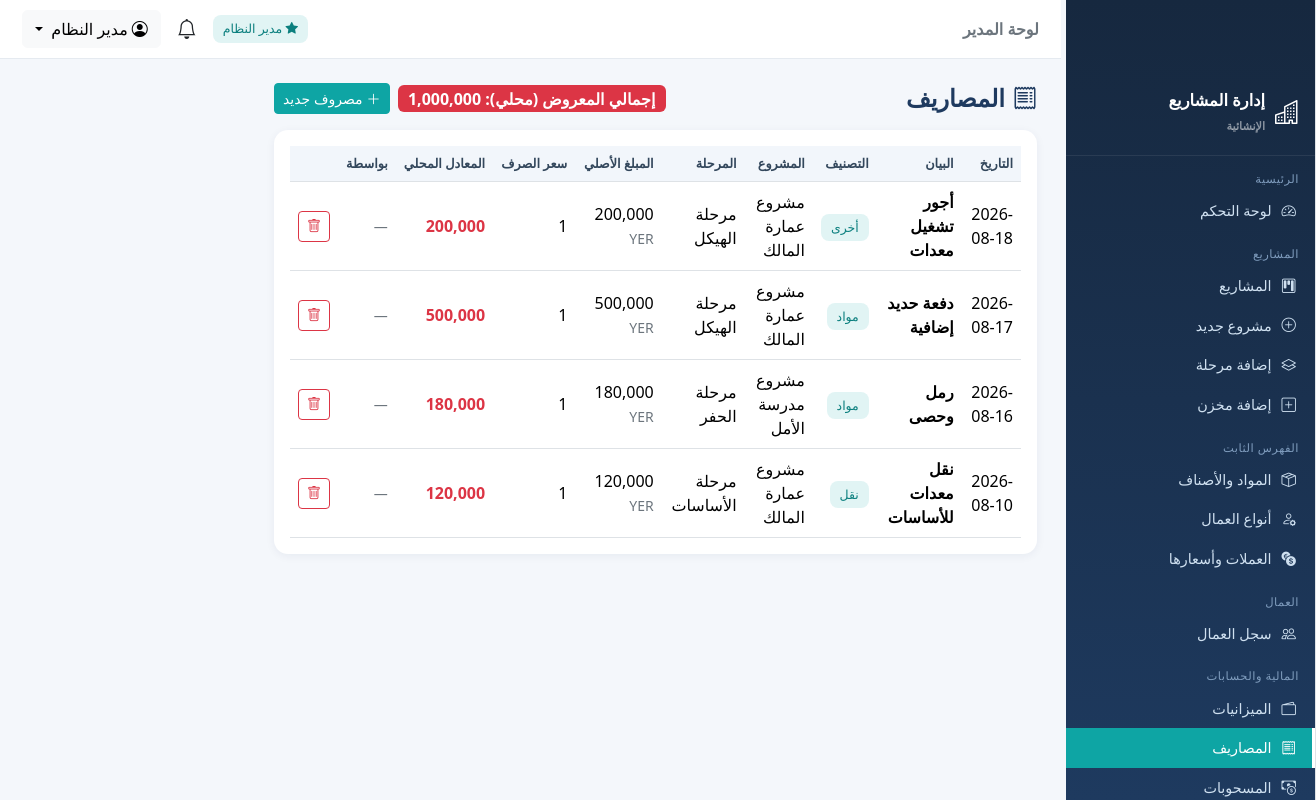
/expenses (signed in), run on the app's committed database.
### tables this page shows
CREATE TABLE users (
  id INTEGER PRIMARY KEY AUTOINCREMENT,
  username VARCHAR(100) NOT NULL UNIQUE,
  password_hash VARCHAR(255) NOT NULL,
  full_name VARCHAR(200) NOT NULL,
  role TEXT NOT NULL DEFAULT 'supervisor',
  project_id INT DEFAULT NULL ,
  phone VARCHAR(50) DEFAULT NULL,
  is_active INTEGER DEFAULT 1,
  created_at TIMESTAMP DEFAULT CURRENT_TIMESTAMP,
  CONSTRAINT fk_user_project FOREIGN KEY (project_id) REFERENCES projects(id) ON DELETE SET NULL
);

CREATE TABLE expenses (
  id INTEGER PRIMARY KEY AUTOINCREMENT,
  project_id INT NOT NULL,
  phase_id INT DEFAULT NULL,
  category VARCHAR(100) DEFAULT 'أخرى',
  description VARCHAR(255) DEFAULT NULL,
  amount DECIMAL(18,3) NOT NULL DEFAULT 0,
  currency_id INT NOT NULL,
  exchange_rate DECIMAL(18,6) NOT NULL DEFAULT 1,
  amount_local DECIMAL(18,3) NOT NULL DEFAULT 0,
  expense_date DATE NOT NULL,
  created_by INT DEFAULT NULL,
  created_at TIMESTAMP DEFAULT CURRENT_TIMESTAMP,
  CONSTRAINT fk_exp_proj FOREIGN KEY (project_id) REFERENCES projects(id) ON DELETE CASCADE,
  CONSTRAINT fk_exp_phase FOREIGN KEY (phase_id) REFERENCES phases(id) ON DELETE SET NULL,
  CONSTRAINT fk_exp_cur FOREIGN KEY (currency_id) REFERENCES currencies(id),
  CONSTRAINT fk_exp_user FOREIGN KEY (created_by) REFERENCES users(id) ON DELETE SET NULL
);

CREATE TABLE projects (
  id INTEGER PRIMARY KEY AUTOINCREMENT,
  name VARCHAR(200) NOT NULL,
  code VARCHAR(50) DEFAULT NULL,
  location VARCHAR(200) DEFAULT NULL,
  start_date DATE DEFAULT NULL,
  end_date DATE DEFAULT NULL,
  status TEXT DEFAULT 'active',
  description TEXT,
  created_at TIMESTAMP DEFAULT CURRENT_TIMESTAMP
);

CREATE TABLE phases (
  id INTEGER PRIMARY KEY AUTOINCREMENT,
  project_id INT NOT NULL,
  name VARCHAR(200) NOT NULL,
  description TEXT,
  start_date DATE DEFAULT NULL,
  end_date DATE DEFAULT NULL,
  status TEXT DEFAULT 'active',
  created_at TIMESTAMP DEFAULT CURRENT_TIMESTAMP,
  CONSTRAINT fk_phases_project FOREIGN KEY (project_id) REFERENCES projects(id) ON DELETE CASCADE
);

CREATE TABLE currencies (
  id INTEGER PRIMARY KEY AUTOINCREMENT,
  code VARCHAR(10) NOT NULL UNIQUE,
  name_ar VARCHAR(100) NOT NULL,
  rate_to_local DECIMAL(18,6) NOT NULL DEFAULT 1 ,
  is_local INTEGER NOT NULL DEFAULT 0,
  created_at TIMESTAMP DEFAULT CURRENT_TIMESTAMP
);

### finance.py (the view)
@finance_bp.route('/expenses')
@require_roles('admin', 'supervisor')
def list_expenses():
    spid = scope_project_id()
    sql = """SELECT e.*, p.name AS project_name, ph.name AS phase_name, c.code AS cur_code,
                    u.full_name AS created_by_name
             FROM expenses e
             JOIN projects p ON p.id=e.project_id
             LEFT JOIN phases ph ON ph.id=e.phase_id
             JOIN currencies c ON c.id=e.currency_id
             LEFT JOIN users u ON u.id=e.created_by
             WHERE 1=1"""
    params = []
    if spid:
        sql += " AND e.project_id=%s"
        params.append(spid)
    sql += " ORDER BY e.expense_date DESC, e.id DESC"
    items = db_query(sql, params)
    return render_template('expenses/list.html', items=items)

### app.py (called while the page is built)
@app.context_processor
def inject_globals():
    u = g.get('current_user')
    unread = 0
    if u:
        unread = db.db_query("SELECT COUNT(*) AS c FROM notifications WHERE user_id=%s AND is_read=0",
                             (u['id'],), one=True)['c']
    return {
        'cur_user': u,
        'is_admin': is_admin(),
        'scope_pid': scope_project_id(),
        'unread_count': unread,
        'today': date.today(),
        'money': db.money,
        'cur_name': lambda cid: (db.cur_by_id(cid) or {}).get('name_ar', ''),
        'cur_code': lambda cid: (db.cur_by_id(cid) or {}).get('code', ''),
        'APP_NAME': 'نظام إدارة المشاريع الإنشائية',
    }

### auth.py (called while the page is built)
def current_user():
    uid = session.get('user_id')
    if not uid:
        return None
    return db_query("SELECT * FROM users WHERE id=%s", (uid,), one=True)

@auth_bp.before_app_request
def load_user():
    g.current_user = current_user()

def require_login(fn):
    @wraps(fn)
    def wrapper(*args, **kwargs):
        if not session.get('user_id'):
            return redirect(url_for('auth.login', next=request.path))
        return fn(*args, **kwargs)
    return wrapper

def require_roles(*roles):
    def deco(fn):
        @wraps(fn)
        @require_login
        def wrapper(*args, **kwargs):
            u = g.get('current_user')
            if not u or u['role'] not in roles:
                flash('ليست لديك صلاحية الوصول إلى هذه الصفحة', 'warning')
                return redirect(url_for('dashboard.index'))
            return fn(*args, **kwargs)
        return wrapper
    return deco

def is_admin():
    u = g.get('current_user')
    return bool(u and u['role'] == 'admin')

def scope_project_id():
    u = g.get('current_user')
    if not u or u['role'] == 'admin':
        return None
    return u['project_id']

### db.py (called while the page is built)
def _translate_sql(sql):
    out, i, n = [], 0, len(sql)
    in_str, quote = False, None
    while i < n:
        ch = sql[i]
        if in_str:
            out.append(ch)
            if ch == quote:
                in_str = False
            i += 1; continue
        if ch in ("'", '"'):
            in_str = True; quote = ch; out.append(ch); i += 1; continue
        if ch == '%' and i + 1 < n and sql[i + 1] == 's':
            out.append('?'); i += 2; continue
        out.append(ch); i += 1
    text = ''.join(out)
    text = re.sub(r"(\w+)\s*<=>\s*\?",
                  r"(\1 IS ? OR (\1 IS NULL AND ? IS NULL))",
                  text)
    return text

### templates/expenses/list.html (shortened to what this page needs)
{% extends 'base.html' %}
{% block content %}
<div class="d-flex justify-content-between align-items-center mb-3 flex-wrap gap-2">
  <h4 class="page-title mb-0"><i class="bi bi-receipt me-2"></i>المصاريف</h4>
  <div class="d-flex gap-2 align-items-center">
    {% set total = items|sum(attribute='amount_local') %}
    <span class="badge bg-danger fs-6">إجمالي المعروض (محلي): {{ money(total) }}</span>
    <a class="btn btn-sm btn-primary" href="{{ url_for('finance.add_expense') }}"><i class="bi bi-plus-lg me-1"></i>مصروف جديد</a>
  </div>
</div>
<div class="card p-3">
  <div class="table-responsive">
  <table class="table table-hover align-middle mb-0">
    <thead><tr><th>التاريخ</th><th>البيان</th><th>التصنيف</th><th>المشروع</th><th>المرحلة</th><th>المبلغ الأصلي</th><th>سعر الصرف</th><th>المعادل المحلي</th><th>بواسطة</th><th class="text-end"></th></tr></thead>
    <tbody>
    {% for e in items %}
      <tr>
        <td>{{ e.expense_date }}</td>
        <td class="fw-semibold">{{ e.description or '—' }}</td>
        <td><span class="badge-soft">{{ e.category or 'أخرى' }}</span></td>
        <td>{{ e.project_name }}</td>
        <td>{{ e.phase_name or '—' }}</td>
        <td>{{ money(e.amount) }} <small class="text-secondary">{{ e.cur_code }}</small></td>
        <td>{{ e.exchange_rate }}</td>
        <td class="fw-semibold text-danger">{{ money(e.amount_local) }}</td>
        <td class="small text-secondary">{{ e.created_by_name or '—' }}</td>
        <td class="text-end">
          {% if is_admin %}
          <form method="post" action="{{ url_for('finance.delete_expense', eid=e.id) }}" onsubmit="return confirm('حذف المصروف؟')">
            <button class="btn btn-sm btn-outline-danger"><i class="bi bi-trash"></i></button>
          </form>
          {% endif %}
        </td>
      </tr>
    {% else %}<tr><td colspan="10" class="text-center text-secondary py-4">لا توجد مصاريف مسجلة</td></tr>{% endfor %}
    </tbody>
  </table>
  </div>
</div>
{% endblock %}

### templates/base.html (shortened to what this page needs)
{% set role = cur_user.role if cur_user else '' %}
<!doctype html>
<html lang="ar" dir="rtl">
<head>
  <link href="https://cdn.jsdelivr.net/npm/bootstrap@5.3.3/dist/css/bootstrap.rtl.min.css" rel="stylesheet">
  <link href="https://cdn.jsdelivr.net/npm/bootstrap-icons@1.11.3/font/bootstrap-icons.min.css" rel="stylesheet">
</head>
<body>
  {% if cur_user %}
  <div id="wrapper" class="d-flex">
    <aside class="sidebar" id="sidebar">
      <div class="brand"><i class="bi bi-buildings fs-4"></i><span>إدارة المشاريع<br><small class="text-white-50"
            style="font-size:.7rem">الإنشائية</small></span></div>
      <div class="nav-section">الرئيسية</div>
      <a class="nav-item {{ 'active' if request.endpoint=='dashboard.index' }}"
        href="{{ url_for('dashboard.index') }}"><i class="bi bi-speedometer2"></i> لوحة التحكم</a>
      <div class="nav-section">المشاريع</div>
      <a class="nav-item {{ 'active' if request.endpoint in ['projects.list_projects','projects.view_project','projects.add_project','projects.edit_project'] }}"
        href="{{ url_for('projects.list_projects') }}"><i class="bi bi-kanban"></i> المشاريع</a>
      {% if is_admin %}
      <a class="nav-item" href="{{ url_for('projects.add_project') }}"><i class="bi bi-plus-circle"></i> مشروع جديد</a>
      <a class="nav-item" href="{{ url_for('projects.add_phase') }}"><i class="bi bi-layers"></i> إضافة مرحلة</a>
      {% endif %}
      <a class="nav-item" href="{{ url_for('projects.add_warehouse') }}"><i class="bi bi-plus-square"></i> إضافة
        مخزن</a>
      <div class="nav-section">الفهرس الثابت</div>
      <a class="nav-item {{ 'active' if request.endpoint.startswith('catalog.list_materials') }}"
        href="{{ url_for('catalog.list_materials') }}"><i class="bi bi-box-seam"></i> المواد والأصناف</a>
      <a class="nav-item {{ 'active' if request.endpoint.startswith('catalog.list_worker_types') }}"
        href="{{ url_for('catalog.list_worker_types') }}"><i class="bi bi-person-gear"></i> أنواع العمال</a>
      {% if is_admin %}
      <a class="nav-item {{ 'active' if request.endpoint.startswith('catalog.list_currencies') }}"
        href="{{ url_for('catalog.list_currencies') }}"><i class="bi bi-currency-exchange"></i> العملات وأسعارها</a>
      {% endif %}
      <div class="nav-section">العمال</div>
      <a class="nav-item {{ 'active' if request.endpoint.startswith('workers.') }}"
        href="{{ url_for('workers.list_workers') }}"><i class="bi bi-people"></i> سجل العمال</a>
      <div class="nav-section">المالية والحسابات</div>
      <a class="nav-item {{ 'active' if request.endpoint.startswith('finance.list_budgets') }}"
        href="{{ url_for('finance.list_budgets') }}"><i class="bi bi-wallet2"></i> الميزانيات</a>
      <a class="nav-item {{ 'active' if request.endpoint.startswith('finance.list_expenses') }}"
        href="{{ url_for('finance.list_expenses') }}"><i class="bi bi-receipt"></i> المصاريف</a>
      <a class="nav-item {{ 'active' if request.endpoint.startswith('finance.list_withdrawals') }}"
        href="{{ url_for('finance.list_withdrawals') }}"><i class="bi bi-cash-coin"></i> المسحوبات</a>
    </aside>
    <div class="flex-grow-1 main-wrap">
      <nav class="topbar">
        <div>
          <span class="fw-bold text-secondary">{{ 'لوحة المدير' if is_admin else 'لوحة المشرف' }}</span>
        </div>
        <div class="d-flex align-items-center gap-3">
          {% if is_admin %}<span class="badge-soft"><i class="bi bi-star-fill"></i> مدير النظام</span>{% endif %}
          <a class="position-relative text-dark text-decoration-none"
            href="{{ url_for('notifications.list_notifications') }}" title="الإشعارات">
            <i class="bi bi-bell fs-5"></i>
          </a>
          <div class="dropdown">
            <button class="btn btn-light dropdown-toggle" data-bs-toggle="dropdown">
              <i class="bi bi-person-circle me-1"></i>{{ cur_user.full_name }}
            </button>
          </div>
        </div>
      </nav>
      <main class="container-fluid p-4">
        {% block content %}{% endblock %}
      </main>
    </div>
  </div>
  {% else %}
  {% block auth_content %}{% endblock %}
  {% endif %}
</body>
</html>

### templates/base.html (style rules this page uses)
.sidebar { position: fixed !important; top: 0 !important; left: 0 !important; bottom: 0 !important; width: 250px !important; height: 100vh !important; overflow-y: auto !important; background-color: #f8f9fa !important; border-right: 1px solid #dee2e6 !important; padding-top: 70px !important; z-index: 1000 !important; scrollbar-width: thin; scrollbar-color: #c1c1c1 transparent; }
main { margin-left: 250px !important; width: calc(100% - 250px) !important; max-width: calc(100% - 250px) !important; flex: 0 0 auto !important; padding-top: 20px !important; }
:root { --primary: #1e3a5f; --accent: #0ea5a4; --light: #f4f7fb; --sidebar-w: 255px; }
* { font-family: "Segoe UI", Tahoma, Arial, sans-serif; }
body { background: var(--light); }
#wrapper { min-height: 100vh; }
.sidebar { width: var(--sidebar-w); background: linear-gradient(180deg, #16283f, #1e3a5f); min-height: 100vh; position: fixed; right: 0; top: 0; z-index: 1040; color: #cfe0f0; transition: .25s; overflow-y: auto; }
.sidebar .brand { display: flex; align-items: center; gap: 10px; padding: 18px 16px; border-bottom: 1px solid rgba(255, 255, 255, .08); color: #fff; font-weight: 700; font-size: 1.02rem; }
.sidebar .nav-section { font-size: .72rem; color: #7f9cbd; padding: 14px 16px 4px; letter-spacing: .5px; }
.sidebar a.nav-item { display: flex; align-items: center; gap: 10px; padding: 9px 16px; color: #cfe0f0; text-decoration: none; font-size: .9rem; border-right: 3px solid transparent; }
.sidebar a.nav-item.active { background: var(--accent); color: #fff; border-right-color: #fff; }
.topbar { background: #fff; border-bottom: 1px solid #e5eaf0; padding: 10px 22px; display: flex; align-items: center; justify-content: space-between; position: sticky; top: 0; z-index: 1030; }
.main-wrap { margin-right: var(--sidebar-w); }
.card { border: 0; border-radius: 14px; box-shadow: 0 2px 10px rgba(20, 40, 80, .06); }
.badge-soft { background: rgba(14, 165, 164, .12); color: #0b7f7e; padding: 5px 10px; border-radius: 8px; font-size: .78rem; }
.table thead th { background: #f2f6fb; color: #33475c; font-size: .8rem; white-space: nowrap; }
.table td { vertical-align: middle; }
.page-title { font-weight: 700; color: var(--primary); }
.btn-primary { background: var(--accent); border-color: var(--accent); }

### data on the page
users: full_name "مدير النظام"
expenses: expense_date "2026-08-18", description "أجور تشغيل معدات", category "أخرى", project_name "مشروع عمارة المالك", name "مرحلة الهيكل", amount "200,000", cur_code "YER", exchange_rate "1", amount_local "200,000", created_by_name "—"
expenses: expense_date "2026-08-17", description "دفعة حديد إضافية", category "مواد", project_name "مشروع عمارة المالك", name "مرحلة الهيكل", amount "500,000", cur_code "YER", exchange_rate "1", amount_local "500,000", created_by_name "—"
expenses: expense_date "2026-08-16", description "رمل وحصى", category "مواد", project_name "مشروع مدرسة الأمل", name "مرحلة الحفر", amount "180,000", cur_code "YER", exchange_rate "1", amount_local "180,000", created_by_name "—"
expenses: expense_date "2026-08-10", description "نقل معدات للأساسات", category "نقل", project_name "مشروع عمارة المالك", name "مرحلة الأساسات", amount "120,000", cur_code "YER", exchange_rate "1", amount_local "120,000", created_by_name "—"

### other printed values
{{ 'لوحة المدير' if is_admin else 'لوحة المشرف' }} "لوحة المدير"
{{ money(total) }} "1,000,000"
